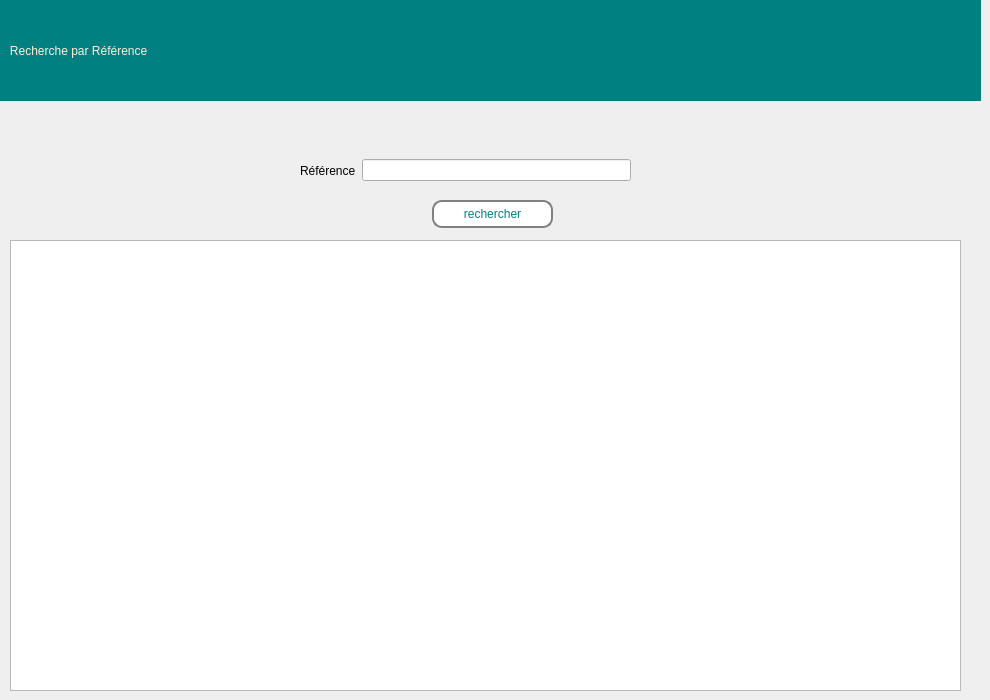
    <widget class="QWidget" name="page_afficher_livre_reference">
     <widget class="QPushButton" name="pushButton_recherchereference">
      <property name="geometry">
       <rect>
        <x>432</x>
        <y>200</y>
        <width>121</width>
        <height>28</height>
       </rect>
      </property>
      <property name="styleSheet">
       <string notr="true">border: 2px solid gray;
font: 63 9pt &quot;Segoe UI Variable Display Semib&quot;;
  border-radius: 10px;
  padding: 0 8px;
  
color: rgb(0, 128, 128);
background-color: rgb(255, 255, 255);</string>
      </property>
      <property name="text">
       <string>rechercher</string>
      </property>
     </widget>
     <widget class="QLabel" name="label_264">
      <property name="geometry">
       <rect>
        <x>0</x>
        <y>0</y>
        <width>981</width>
        <height>101</height>
       </rect>
      </property>
      <property name="toolTip">
       <string>&lt;html&gt;&lt;head/&gt;&lt;body&gt;&lt;p align=&quot;center&quot;&gt;&lt;br/&gt;&lt;/p&gt;&lt;/body&gt;&lt;/html&gt;</string>
      </property>
      <property name="styleSheet">
       <string notr="true">color: rgb(253, 239, 220);background-color: rgb(0, 128, 128);
font: 75 16pt &quot;Rockwell&quot;;
</string>
      </property>
      <property name="text">
       <string>   Recherche par Référence</string>
      </property>
     </widget>
     <widget class="QWidget" name="horizontalLayoutWidget_7">
      <property name="geometry">
       <rect>
        <x>300</x>
        <y>150</y>
        <width>331</width>
        <height>41</height>
       </rect>
      </property>
      <layout class="QHBoxLayout" name="horizontalLayout_7">
       <item>
        <widget class="QLabel" name="label_99">
         <property name="styleSheet">
          <string notr="true">font: 63 9pt &quot;Segoe UI Variable Display Semib&quot;;</string>
         </property>
         <property name="text">
          <string>Référence</string>
         </property>
        </widget>
       </item>
       <item>
        <widget class="QLineEdit" name="reference_input_recherche"/>
       </item>
      </layout>
     </widget>
     <widget class="QTableWidget" name="tableWidget_livres_ref">
      <property name="geometry">
       <rect>
        <x>10</x>
        <y>240</y>
        <width>951</width>
        <height>451</height>
       </rect>
      </property>
     </widget>
    </widget>
